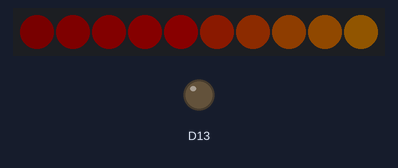
Bench run of a sketch on a simulated Adafruit Circuit Playground Express. Shown: 10 RGB LEDs in strip order, left to right, output pins drawn as LEDs (lit = HIGH). Dim RGB values are drawn brighter than linear.

Above: at 1.05 s.
At 2.05 s:
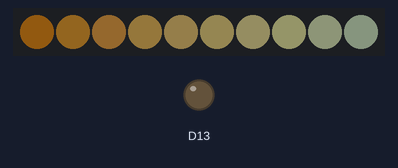
At 4.06 s:
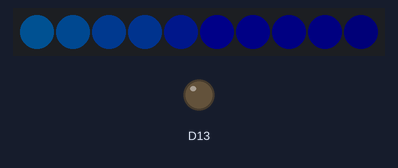
At 16.1 s:
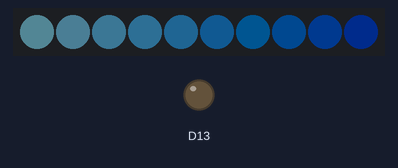
At 26.09 s:
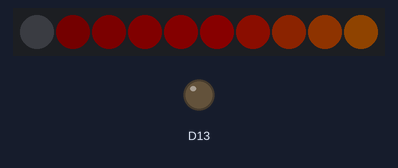
At 36.18 s:
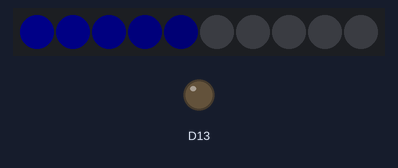

The sketch:

Hello_NeoPixels.ino
```cpp
#include <Adafruit_CircuitPlayground.h>

struct rgbColor {
  short r = 0;
  short g = 0;
  short b = 0;
};

rgbColor color;

float timer = 0;

void setup() {
  Serial.begin(9600);
  CircuitPlayground.begin();
}

void loop() {
//  CircuitPlayground.clearPixels();

  for(int i = 0; i < 10; i++)
  {
    IncrementColors();
    CircuitPlayground.setPixelColor(i, color.r,   color.g,   color.b);
    delay(100);
  }
}

void IncrementColors()
{
  timer = timer + .1;
  color.r = ProcessVal(sin(timer) * 255);
  color.g = ProcessVal(sin(timer - .5) * 255);
  color.b = ProcessVal(sin(timer - 1.0) * 255);

//  PrintToSerial(color);
}

int ProcessVal(double val)
{
  if (val > 255)
    val = 255;
  else if(val < 0)
    val = 0;

  return val;
}

void PrintToSerial(rgbColor c)
{
  Serial.print("R:");
  Serial.print(c.r);
  Serial.print("  G:");
  Serial.print(c.g);
  Serial.print("  B:");
  Serial.print(c.b);
  Serial.print('\n');
}
```
